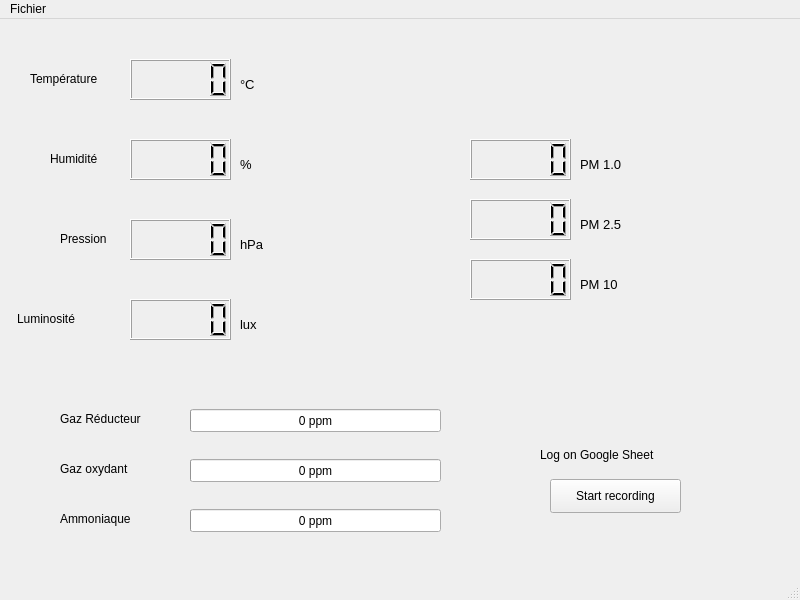
<?xml version="1.0" encoding="UTF-8"?>
<ui version="4.0">
 <class>MainWindow</class>
 <widget class="QMainWindow" name="MainWindow">
  <property name="geometry">
   <rect>
    <x>0</x>
    <y>0</y>
    <width>800</width>
    <height>600</height>
   </rect>
  </property>
  <property name="windowTitle">
   <string>Mesurer son environnement</string>
  </property>
  <widget class="QWidget" name="centralwidget">
   <widget class="QProgressBar" name="prog_reduc">
    <property name="geometry">
     <rect>
      <x>190</x>
      <y>390</y>
      <width>251</width>
      <height>23</height>
     </rect>
    </property>
    <property name="maximum">
     <number>1000</number>
    </property>
    <property name="value">
     <number>0</number>
    </property>
    <property name="textVisible">
     <bool>true</bool>
    </property>
    <property name="format">
     <string>%v ppm</string>
    </property>
   </widget>
   <widget class="QProgressBar" name="prog_ox">
    <property name="geometry">
     <rect>
      <x>190</x>
      <y>440</y>
      <width>251</width>
      <height>23</height>
     </rect>
    </property>
    <property name="maximum">
     <number>10</number>
    </property>
    <property name="value">
     <number>0</number>
    </property>
    <property name="textVisible">
     <bool>true</bool>
    </property>
    <property name="orientation">
     <enum>Qt::Horizontal</enum>
    </property>
    <property name="format">
     <string>%v ppm</string>
    </property>
   </widget>
   <widget class="QProgressBar" name="prog_nh3">
    <property name="geometry">
     <rect>
      <x>190</x>
      <y>490</y>
      <width>251</width>
      <height>23</height>
     </rect>
    </property>
    <property name="maximum">
     <number>300</number>
    </property>
    <property name="value">
     <number>0</number>
    </property>
    <property name="textVisible">
     <bool>true</bool>
    </property>
    <property name="format">
     <string>%v ppm</string>
    </property>
   </widget>
   <widget class="QLabel" name="label">
    <property name="geometry">
     <rect>
      <x>60</x>
      <y>390</y>
      <width>111</width>
      <height>19</height>
     </rect>
    </property>
    <property name="text">
     <string>Gaz Réducteur</string>
    </property>
   </widget>
   <widget class="QLabel" name="label_2">
    <property name="geometry">
     <rect>
      <x>60</x>
      <y>440</y>
      <width>111</width>
      <height>19</height>
     </rect>
    </property>
    <property name="text">
     <string>Gaz oxydant</string>
    </property>
   </widget>
   <widget class="QLabel" name="label_3">
    <property name="geometry">
     <rect>
      <x>60</x>
      <y>490</y>
      <width>111</width>
      <height>19</height>
     </rect>
    </property>
    <property name="text">
     <string>Ammoniaque</string>
    </property>
   </widget>
   <widget class="QLCDNumber" name="lcd_temp">
    <property name="geometry">
     <rect>
      <x>130</x>
      <y>40</y>
      <width>101</width>
      <height>41</height>
     </rect>
    </property>
   </widget>
   <widget class="QLCDNumber" name="lcd_hum">
    <property name="geometry">
     <rect>
      <x>130</x>
      <y>120</y>
      <width>101</width>
      <height>41</height>
     </rect>
    </property>
   </widget>
   <widget class="QLCDNumber" name="lcd_pres">
    <property name="geometry">
     <rect>
      <x>130</x>
      <y>200</y>
      <width>101</width>
      <height>41</height>
     </rect>
    </property>
   </widget>
   <widget class="QLCDNumber" name="lcd_lum">
    <property name="geometry">
     <rect>
      <x>130</x>
      <y>280</y>
      <width>101</width>
      <height>41</height>
     </rect>
    </property>
   </widget>
   <widget class="QLabel" name="label_4">
    <property name="geometry">
     <rect>
      <x>30</x>
      <y>50</y>
      <width>91</width>
      <height>20</height>
     </rect>
    </property>
    <property name="text">
     <string>Température</string>
    </property>
   </widget>
   <widget class="QLabel" name="label_5">
    <property name="geometry">
     <rect>
      <x>50</x>
      <y>130</y>
      <width>81</width>
      <height>20</height>
     </rect>
    </property>
    <property name="text">
     <string>Humidité</string>
    </property>
   </widget>
   <widget class="QLabel" name="label_6">
    <property name="geometry">
     <rect>
      <x>60</x>
      <y>210</y>
      <width>61</width>
      <height>20</height>
     </rect>
    </property>
    <property name="text">
     <string>Pression</string>
    </property>
   </widget>
   <widget class="QLabel" name="label_7">
    <property name="geometry">
     <rect>
      <x>17</x>
      <y>290</y>
      <width>91</width>
      <height>20</height>
     </rect>
    </property>
    <property name="text">
     <string>Luminosité</string>
    </property>
   </widget>
   <widget class="QLabel" name="label_8">
    <property name="geometry">
     <rect>
      <x>240</x>
      <y>50</y>
      <width>31</width>
      <height>31</height>
     </rect>
    </property>
    <property name="font">
     <font>
      <pointsize>10</pointsize>
      <weight>50</weight>
      <bold>false</bold>
     </font>
    </property>
    <property name="text">
     <string>°C</string>
    </property>
    <property name="textFormat">
     <enum>Qt::AutoText</enum>
    </property>
   </widget>
   <widget class="QLabel" name="label_9">
    <property name="geometry">
     <rect>
      <x>240</x>
      <y>130</y>
      <width>31</width>
      <height>31</height>
     </rect>
    </property>
    <property name="font">
     <font>
      <pointsize>10</pointsize>
      <weight>50</weight>
      <bold>false</bold>
     </font>
    </property>
    <property name="text">
     <string>%</string>
    </property>
    <property name="textFormat">
     <enum>Qt::AutoText</enum>
    </property>
   </widget>
   <widget class="QLabel" name="label_10">
    <property name="geometry">
     <rect>
      <x>240</x>
      <y>210</y>
      <width>41</width>
      <height>31</height>
     </rect>
    </property>
    <property name="font">
     <font>
      <pointsize>10</pointsize>
      <weight>50</weight>
      <bold>false</bold>
     </font>
    </property>
    <property name="text">
     <string>hPa</string>
    </property>
    <property name="textFormat">
     <enum>Qt::AutoText</enum>
    </property>
   </widget>
   <widget class="QLabel" name="label_11">
    <property name="geometry">
     <rect>
      <x>240</x>
      <y>290</y>
      <width>41</width>
      <height>31</height>
     </rect>
    </property>
    <property name="font">
     <font>
      <pointsize>10</pointsize>
      <weight>50</weight>
      <bold>false</bold>
     </font>
    </property>
    <property name="text">
     <string>lux</string>
    </property>
    <property name="textFormat">
     <enum>Qt::AutoText</enum>
    </property>
   </widget>
   <widget class="QPushButton" name="btn_rec">
    <property name="geometry">
     <rect>
      <x>550</x>
      <y>460</y>
      <width>131</width>
      <height>34</height>
     </rect>
    </property>
    <property name="text">
     <string>Start recording</string>
    </property>
   </widget>
   <widget class="QLabel" name="label_12">
    <property name="geometry">
     <rect>
      <x>540</x>
      <y>420</y>
      <width>151</width>
      <height>31</height>
     </rect>
    </property>
    <property name="frameShape">
     <enum>QFrame::NoFrame</enum>
    </property>
    <property name="frameShadow">
     <enum>QFrame::Plain</enum>
    </property>
    <property name="text">
     <string>Log on Google Sheet</string>
    </property>
   </widget>
   <widget class="QLabel" name="label_13">
    <property name="geometry">
     <rect>
      <x>580</x>
      <y>130</y>
      <width>61</width>
      <height>31</height>
     </rect>
    </property>
    <property name="font">
     <font>
      <pointsize>10</pointsize>
      <weight>50</weight>
      <bold>false</bold>
     </font>
    </property>
    <property name="text">
     <string>PM 1.0</string>
    </property>
    <property name="textFormat">
     <enum>Qt::AutoText</enum>
    </property>
   </widget>
   <widget class="QLCDNumber" name="lcd_pm1_0">
    <property name="geometry">
     <rect>
      <x>470</x>
      <y>120</y>
      <width>101</width>
      <height>41</height>
     </rect>
    </property>
   </widget>
   <widget class="QLabel" name="label_14">
    <property name="geometry">
     <rect>
      <x>580</x>
      <y>190</y>
      <width>61</width>
      <height>31</height>
     </rect>
    </property>
    <property name="font">
     <font>
      <pointsize>10</pointsize>
      <weight>50</weight>
      <bold>false</bold>
     </font>
    </property>
    <property name="text">
     <string>PM 2.5</string>
    </property>
    <property name="textFormat">
     <enum>Qt::AutoText</enum>
    </property>
   </widget>
   <widget class="QLCDNumber" name="lcd_pm2_5">
    <property name="geometry">
     <rect>
      <x>470</x>
      <y>180</y>
      <width>101</width>
      <height>41</height>
     </rect>
    </property>
   </widget>
   <widget class="QLabel" name="label_15">
    <property name="geometry">
     <rect>
      <x>580</x>
      <y>250</y>
      <width>61</width>
      <height>31</height>
     </rect>
    </property>
    <property name="font">
     <font>
      <pointsize>10</pointsize>
      <weight>50</weight>
      <bold>false</bold>
     </font>
    </property>
    <property name="text">
     <string>PM 10</string>
    </property>
    <property name="textFormat">
     <enum>Qt::AutoText</enum>
    </property>
   </widget>
   <widget class="QLCDNumber" name="lcd_pm10">
    <property name="geometry">
     <rect>
      <x>470</x>
      <y>240</y>
      <width>101</width>
      <height>41</height>
     </rect>
    </property>
   </widget>
  </widget>
  <widget class="QMenuBar" name="menubar">
   <property name="geometry">
    <rect>
     <x>0</x>
     <y>0</y>
     <width>800</width>
     <height>31</height>
    </rect>
   </property>
   <widget class="QMenu" name="menuFichier">
    <property name="title">
     <string>Fichier</string>
    </property>
    <addaction name="actionQuitter"/>
   </widget>
   <addaction name="menuFichier"/>
  </widget>
  <widget class="QStatusBar" name="statusbar"/>
  <action name="actionQuitter">
   <property name="text">
    <string>Quitter</string>
   </property>
  </action>
 </widget>
 <resources/>
 <connections/>
</ui>
